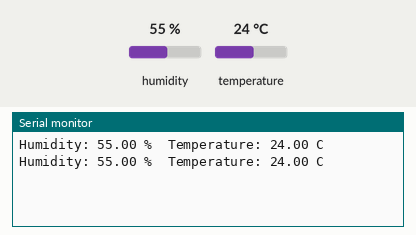
A sketch run on a simulated Arduino Uno, built with avr-gcc and run on an emulated ATmega328P. On the bench: the last lines printed to the serial monitor. Wiring (inferred from the names in the program): DHT11 sensor: data pin 2. The inputs (shaded band) are chosen by the test bench; at power-on: humidity 55 %, temperature 24 °C.

Above: at 3.5 s.
3.6 s: humidity set to 22 %
At 6.7 s:
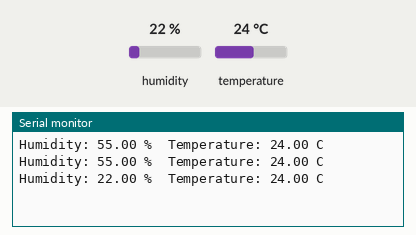
7.0 s: temperature set to 12 °C
At 9.5 s:
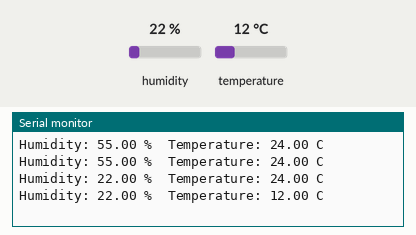
10.4 s: humidity set to 40 %
At 11.2 s:
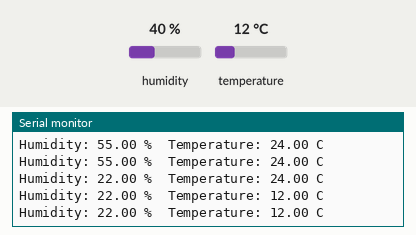
Timing chart, 0 to 13.4 s (numbered marks = the images above; inputs shaded):
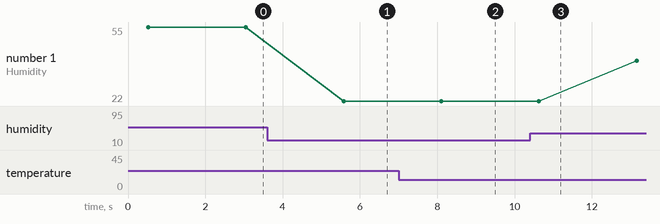

Measured:
- after the input at 3.6 s, the serial monitor: prints a new line after 2.0 s (image 1)
- after the input at 7.0 s, the serial monitor: prints a new line after 1.1 s (image 2)
- plotted number 1: 55 → 22 after the input at 3.6 s, 22 → 40 after the input at 10.4 s

The sketch:

DramaLab_DHT11.ino
```cpp
/* DramaLab_DHT11:
 * Measure temperature and humidity values using a DHT11 sensor
*
 * Wiring: Sensor --> Arduino
 *       S (left) --> D2
 *         middle --> 5V
 *      - (right) --> GND
 *  10k resistor between D2 and 5V
 *
 * http://dramalab.unibz.it/
 * Max Stricker, 29.11.2014
 *
 */

#include "DHT.h"

int sensorPin = 2;

DHT dht(sensorPin, DHT11);

void setup() {
  Serial.begin(9600);
  dht.begin();
}

void loop() {
  float h = dht.readHumidity();
  float t = dht.readTemperature();

  // check if values are valid,
  //if they are NaN (not a number) then something went wrong
  if (isnan(t) || isnan(h)) {
    Serial.println("Failed to read from DHT");
  } else {
    Serial.print("Humidity: ");
    Serial.print(h);
    Serial.print(" %\t");
    Serial.print("Temperature: ");
    Serial.print(t);
    Serial.println(" C");
  }
  delay(2000);
}
```
